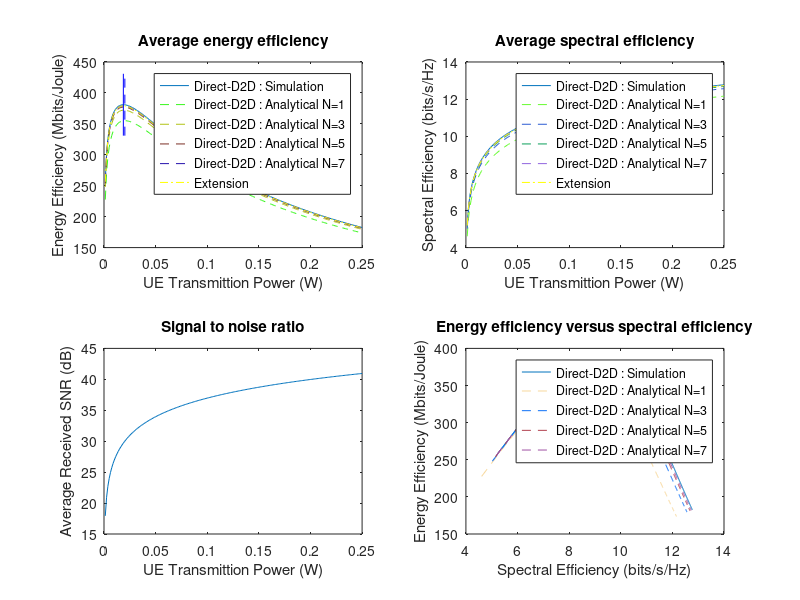

MATLAB code for this plot:
function main() 
    % Table 1
    % Main Simulation Parameters 
    % transmission Power of the BS 
    clc
    P_BS = 30;                              % W
    % circuit Power of the BS 
    P_c_BS = 10;                            % W
    % max Transmission Power UEs 
    P_max_D = 0.25;                        % W 
    % circuit Power of UEs
    P_c_D = 0.1;                            % W
    % channel bandwidth
    W = 1e7 ;                          % Hz 
    noiseFigure = 10^0.7;                    % dB
    % Thermal Noise Density 
    N0 =  10^(-20.4) ;                 %W/Hz = dBm/Hz
    %distance between UEs
    distance = 0.02;                     % km    
    %path Loss for Mode A
    P_L_A =  pathLossD2DLink(distance); 
    error = 0.00001
        
%-----------------------------------simulation Mode A----------------------------
    %brake interval  of transmission power range (0,0.25] into m itnervals
    m = 200;
    n = 100000;
    % generate 100000 samples 
%   channel coefficient, exponentially distributed 
%      h0 = exprnd(1/2,1,n);

     h0 = randn(1,n) + 1i * randn(1,n);
     h0 = abs(sqrt(1/2) * h0).^2;
     SNR  = signalToNoiseRatioModeA(P_max_D);
     N = numberOfMembers(error)
% build vectors of EE and SE for simulation and analytical cases
    for i = 1 : m  
        P = P_max_D * i / m;
        average_eeA_sim(i) = mean(energyEfficiencyModeA(h0,P))/10^6;
        average_seA_sim(i) = mean(spectralEfficiencyModeA(h0,P));
        for k = 1:4
            average_eeA_apr_N(k,i) = energyEfficiencyApproximateModeA(P,k*2-1)/10^6;
            average_seA_apr_N(k,i) = spectralEfficiencyApproximateModeA(P, k*2-1);
                    
        end
        average_eeA_apr_N(5,i) = energyEfficiencyApproximateModeA(P, N)/10^6;
        average_seA_apr_N(5,i) = spectralEfficiencyApproximateModeA(P,N);
     end
% ------------------------ Energy efficiency subplot-------------------------
    P = linspace( P_max_D/m, P_max_D, m);
    figure;subplot(2,2,1); 
    plot(P, average_eeA_sim,'-');
    hold on;
    for k = 1:4
         plot(P, average_eeA_apr_N(k,:),'LineStyle','--','color',rand(1,3));
    end
     plot(P, average_eeA_apr_N(k,:),'LineStyle','-.','color','yellow');
    %finds optimal transmission power P* for simulation EE
    [M I] = max(average_eeA_sim);
    P_star = P_max_D*I/m
    line([P_star P_star], [M-50 M + 50],'Color', 'blue','LineStyle','-');
    
    % finds optimal transmission power P* for analytical EE
    xA_star = bisectionMethod(@fA, 0.000001, 0.025, 0.00000001);
    P_star = W * N0 * P_L_A * noiseFigure/ xA_star; 
    P_star
    f= mean(energyEfficiencyModeA(h0,P_star))/10^6
    l = mean(spectralEfficiencyModeA(h0,P_star))
    line([P_star P_star], [M-50 M + 50],'Color', 'blue','LineStyle','--');
    hold off;
    legend('Direct-D2D : Simulation','Direct-D2D : Analytical N=1','Direct-D2D : Analytical N=3','Direct-D2D : Analytical N=5','Direct-D2D : Analytical N=7','Extension');
    xlabel('UE Transmittion Power (W)');
%     axis([0 0.25 180 390]);
    ylabel('Energy Efficiency (Mbits/Joule)');
    title('Average energy efficiency') 

% ------------------------ Spectral efficiency subplot------------------------%
     subplot(2,2,2);
     plot(P, average_seA_sim,'-');
     hold on;
     for k = 1:4
         plot(P, average_seA_apr_N(k,:),'LineStyle','--','color',rand(1,3));
     end  
      plot(P, average_seA_apr_N(k,:),'LineStyle','-.','color','yellow');
     hold off;
     legend('Direct-D2D : Simulation','Direct-D2D : Analytical N=1','Direct-D2D : Analytical N=3','Direct-D2D : Analytical N=5','Direct-D2D : Analytical N=7','Extension');
     xlabel('UE Transmittion Power (W)');
     ylabel('Spectral Efficiency (bits/s/Hz)');
     title('Average spectral efficiency');

% ------------------------ Average SNR subplot-------------------------
    subplot(2,2,3);
    plot(P,  10 * log10( mean(h0) * signalToNoiseRatioModeA(P)));
    xlabel('UE Transmittion Power (W)');
    ylabel('Average Received SNR (dB)');
    title('Signal to noise ratio');

% ------------------------ Energy efficiency vs Spectral efficiency subplot-------------------------

    subplot(2,2,4);
    plot(average_seA_sim, average_eeA_sim,'-');
    hold on;
    for k = 1:4
         plot(average_seA_apr_N(k,:), average_eeA_apr_N(k,:),'LineStyle','--','color',rand(1,3));
    end    
    hold off;
    legend('Direct-D2D : Simulation','Direct-D2D : Analytical N=1','Direct-D2D : Analytical N=3','Direct-D2D : Analytical N=5','Direct-D2D : Analytical N=7');
    xlabel('Spectral Efficiency (bits/s/Hz)');
    ylabel('Energy Efficiency (Mbits/Joule)');
    title('Energy efficiency versus spectral efficiency')
      
    
% ---------------------------FUNCTIONS----------------------------------------    
    % SNR  
    function snrA = signalToNoiseRatioModeA(P)
         snrA = P/ ( W * N0 * P_L_A * noiseFigure);
    end

    % return the path loss for D2D  link regarding to the distance d. 
    function pathLoss = pathLossD2DLink(d)           
        pathLoss = (10^14.8) * d^4; 
    end

    % returns vector of n elements with SE for each h0 with given transmission power P_D 
    function seA = spectralEfficiencyModeA(h,P_D)
        SNR = signalToNoiseRatioModeA(P_D);
        seA = log2(1 +  SNR .* h );
    end

    %returns approximate value of  SE for given transmission power P and
    %number of Taylor series members N used in approximation
    function seA = spectralEfficiencyApproximateModeA(P,N)
        SNR  = signalToNoiseRatioModeA(P);
        TN = (T_N(equation_solver(N),N) - T_N(1/SNR,N));
        seA = exp(1/SNR) * TN / log(2);
    end
   %function to find number of member in the partial sum
   function nn = numberOfMembers(error)
       N = 1;
       t = equation_solver(N);
       SNR  = signalToNoiseRatioModeA(P_max_D);
       TN = power(-1,n) * t^n / (n * factorial(n));
       while (abs(TN) > error)
           t = equation_solver(N);
           N = N * 2 + 1;
           TN = power(-1,n) * t^n / (n * factorial(n)); 
           %log(equation_solver(N)) - T_N(1/SNR,N)) + log(1/SNR);
       end
       nn = N;
   end
 % returns vector of n element with EE for each h0 with given transmission power P 
    function eeA = energyEfficiencyModeA(h, P_D) 
        SNR  = signalToNoiseRatioModeA(P_D);
        eeA = W * log2(1 + h .* SNR ) / (2 * P_D + 2 * P_c_D);
    end

    %returns approximate value of  EE for given transmission power P and
    %number of Taylor series members N used in approximation
    function eeA = energyEfficiencyApproximateModeA(P,N)
        SNR  = signalToNoiseRatioModeA(P);
        TN = (T_N(equation_solver(N),N) - T_N(1/SNR,N));
        P = 2 * (P + P_c_D);
        eeA = exp(1./SNR) .* TN * W ;
        eeA = eeA / (log(2) * P);
    end

    %  equation_solver(1)
    % finds the real root of the equation sum(first N members of Taylor series) = 0.
    function root = equation_solver(N)
        eq = [];
            for n = 0:N
              eq(n+1) = (-1)^(N-n) / factorial(N-n);
            end
        eq = roots(eq);
        root = eq(real(eq)>0&imag(eq)==0);
    end

    % finds the value of function T_N(t) in the point t.
    function TN = T_N(t,N)
        value = 0;
        for n = 1:N
           value = value + power(-1,n) * t^n / (n * factorial(n)); 
        end
        TN = value + log(t);
    end

%     first derivative of the function ln(EE) 
    function yA = fA(x)
        a= W * N0 * P_L_A * noiseFigure;
        yA = (x.^2 - x .* log(x) - 1 ) / (x.^2 - x .* log(x) - x) +( 2 * a) ./ (2 * P_c_D .* x .^ 2 + 2 * a .* x );
    end

    %finds sum of first n members of the Taylor Series 
    function taylorS = taylorSeries(t,n)
        taylorS = 1;
        for i = 1:n
            taylorS = taylorS + power(-t,i)/factorial(i) ;
        end
    end

    % n factorial, for integer n
    function fact = factorial(n)
        if ( n == 0 ) 
            fact = 1;
        else
            fact = prod(1:n);
        end
    end

    % Repeatedly bisects an interval and then selects a subinterval in which a root must lie for further processing.
    % Input: f – function , [a,b] -interval,  epsilon – accuracy.
    % Output:  estimation of root with accuracy epsilon.

    function root = bisectionMethod(fA, a, b, epsilon)
        % Check that that neither end-point is a root
        % and if f(a) and f(b) have the same sign, throw an exception.

        if ( fA(a) == 0 )
            root = a;
            return;
        elseif ( fA(b) == 0 )
            root = b;
            return;
        elseif ( fA(a) * fA(b) > 0 )
            error( 'f(a) and f(b) do not have opposite signs' );
        end

        % We will iterate until |a-b| <= epsilon)
        while (abs(a-b) > epsilon)
        % Find the mid-point
        c = (a + b)/2;
                   % Check if we found a root or whether or not
            % we should continue with:
            %          [a, c] if f(a) and f(c) have opposite signs, or
            %          [c, b] if f(c) and f(b) have opposite signs.
            if ( fA(c) == 0 )
                root = c;
                return;
            elseif ( fA(c)*fA(a) < 0 )
                b = c;
            else
                a = c;
            end
        end
        root = (b + a)/2;
    end
end
